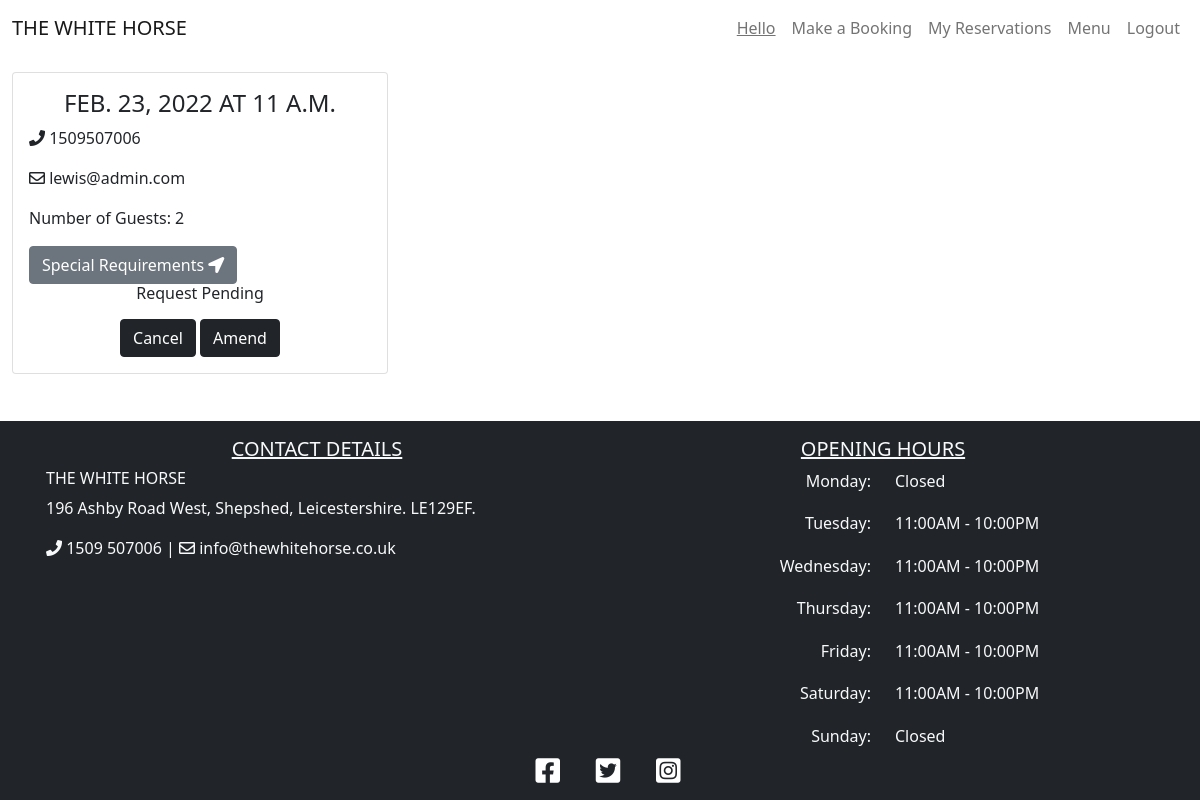
Page /reservations (signed in) on the committed database.
### booking/models.py (models this page shows, shortened)
class Booking(models.Model):
    user = models.ForeignKey(User, on_delete=models.CASCADE)
    lead = models.CharField(max_length=200, blank=False)
    email = models.CharField(max_length=200, blank=False)
    phoneNumberRegex = RegexValidator(regex=r'^\+?1?\d{9,15}$')
    mobile = models.CharField(
        validators=[phoneNumberRegex], max_length=16, blank=False
        )
    date = models.DateField(blank=False)
    time = models.TimeField(blank=False)
    notes = models.TextField(max_length=200)
    guests = models.PositiveIntegerField(blank=False)
    status = models.IntegerField(choices=STATUS, default=0)
    class Meta:
        ordering = ['-date']
        constraints = [
            models.UniqueConstraint(
                fields=['user', 'date', 'time'], name='unique_booking'
            ), ]

### booking/views.py (the view)
# urls.py: path('reservations', views.ReservationList.as_view(), name='reservations'),
class ReservationList(generic.ListView):
    model = Booking
    def sort(self, reservations):
        for reservation in reservations:
            if reservation.date < datetime.date.today():
                reservation.delete()
                return reservations
    def get(self, request, *args, **kwargs):
        if request.user.is_authenticated:
            reservations = Booking.objects.filter(user=request.user)
            self.sort(reservations)
            return render(
                request, 'reservations.html',
                {
                    'reservations': reservations,
                },
            )
        else:
            return redirect(reverse("account_login"))

### booking/mapbox_context_processor.py (called while the page is built)
def mapbox_renderer(request):
    return {
       'mapbox_token': settings.MAPBOX_TOKEN
    }

### templates/reservations.html (shortened to what this page needs)
{% extends "base.html" %}
{% block content %}
{% if not reservations %}
<div class="container mb-3">
    <div class="row">
        <div class="col-lg-12 text-center">
            <h4 class="page-heading">Reservations</h4>
            <p>It looks like you have no upcoming reservations.</p>
            <a href="{% url 'booking' %}"><button class="btn btn-dark">Make a Booking</button></a>
        </div>
    </div>
</div>
{% else %}
<div class="container-fluid mb-3">
    <div class="row">
        <div class="col-12 mt-3 left">
            <div class="row">
                {% for reservation in reservations %}
                <div class="col-md-4">
                    <div class="card mb-4">
                        <div class="card-body">
                            <h4 class='card-title text-uppercase text-center'>{{ reservation.date }} at
                                {{ reservation.time }}</h4>
                            <div class='card-text'>
                                <p><i class="fas fa-phone"></i> {{ reservation.mobile }}</p>
                                <p><i class="far fa-envelope"></i> {{ reservation.email }}</p>
                                <p>Number of Guests: {{ reservation.guests }}</p>
                                <button data-bs-toggle='modal' data-bs-target='#notes' class="btn btn-secondary">Special
                                    Requirements <i class="fas fa-location-arrow"></i></button>
                                <div class='text-center h6'>
                                    {% if reservation.status == 1 %}
                                    <p>Reservation Accepted</p>
                                    {% elif reservation.status == 2 %}
                                    <p>Reservation Declined</p>
                                    {% else %}
                                    <p>Request Pending</p>
                                    {% endif %}
                                </div>
                            </div>
                            <div class='text-center'>
                                <button data-bs-toggle='modal' data-bs-target='#cancel' class="btn btn-dark">Cancel</button>
                                <a href="/amend/{{ reservation.id }}"><button class="btn btn-dark">Amend</button></a>
                            </div>
                        </div>
                    </div>
                </div>
                    {% endfor %}
                </div>
        </div>
    </div>
</div>
{% endif %}
{% endblock %}

### static/css/style.css (style rules this page uses)
body { background-color: white; }
.site { display: flex; min-height: 100vh; flex-direction: column; }

### rows in the picture
Booking: date "FEB. 23, 2022", time "11 A.M.", mobile "1509507006", email "lewis@admin.com", guests "2", status "Request Pending"
